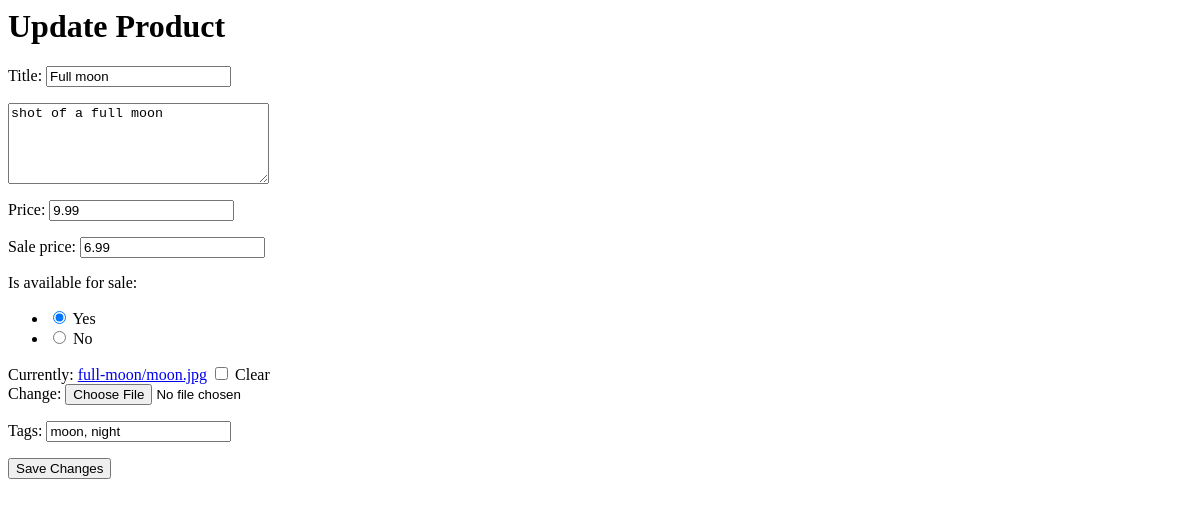
The app's page /seller/products/54/edit/ (signed in), older data.
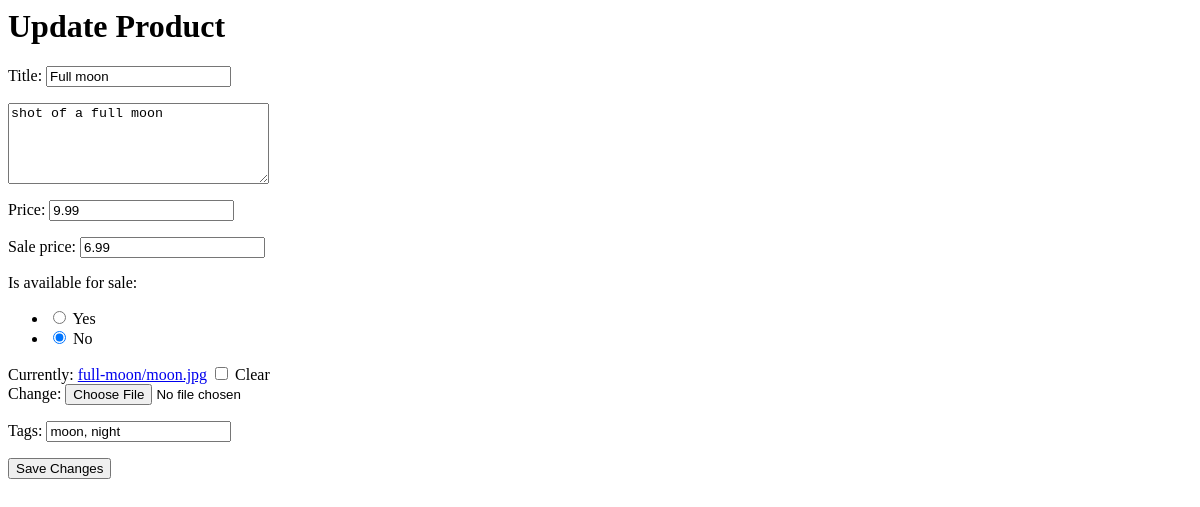
The same page, newer data.
### products/models.py (models this page shows, shortened)
class Product(m.Model):
    seller = m.ForeignKey(SellerAccount)
    title = m.CharField(max_length=30)
    slug = m.SlugField(blank=True, unique=True)
    description = m.TextField(blank=True)
    media = m.ImageField(blank=True, null=True, upload_to=helpers.media_location)
    price = m.DecimalField(max_digits=100, decimal_places=2, default=9.99)
    sale_price = m.DecimalField(max_digits=100, decimal_places=2, default=6.99, null=True, blank=True)
    on_sale = m.BooleanField(default=False)
    is_available = m.BooleanField(default=True)  # is the product available to purchase?

### products/views.py (the view, shortened to what this page needs)
# urls.py: url(r'^(?P<slug>[\w-]+)/edit/$', views.ProductEditView.as_view(), name='edit_slug'),
class ProductEditView(ProductManagerEditMixin, FormVarsMixin, MultiSlugMixin, UpdateView):
    model = Product
    form_class = ProductModelForm
    template_name = 'product_form.html'
    form_title = 'Update Product'
    submit_btn = 'Save Changes'
    def get_initial(self):
        initial = super(ProductEditView, self).get_initial()
        print(initial)
        tags = self.get_object().tag_set.all()
        initial['tags'] = ', '.join([tag.title for tag in tags])
        return initial

### products/forms.py (shortened to what this page needs)
class ProductModelForm(forms.ModelForm):
    tags = forms.CharField(label='Tags', required=False)
    is_available = forms.ChoiceField(label='Is available for sale', widget=forms.RadioSelect,
                                     choices=AVAILABILITY_CHOICES, initial=True)
    description = forms.CharField(label='', required=False, widget=forms.Textarea(
                                          attrs={
                                              'placeholder': 'Description ...',
                                              'cols': '30',
                                              'rows': '5',
                                          }))
    media = forms.FileField(label='', required=False, widget=forms.ClearableFileInput())
    class Meta:
        model = Product
        fields = [
            'title',
            'description',
            'price',
            'sale_price',
            'is_available',
            'media'
        ]
        widgets = {
            'title': forms.TextInput(
                  attrs={'placeholder': 'Product Title'}
            ),
            'price': forms.TextInput(
                attrs={'placeholder': 'Price'}
            ),
        }

### templates/product_form.html (shortened to what this page needs)
<form method="POST" action="">
        <h1>{{ form_title }}</h1>
        {{ form.as_p }}
        {% if submit_btn %}
        <input type="submit" value="{{ submit_btn }}">
        {% endif %}
    </form>

Row changes from the older to the newer data that the page shows:
changed Product "Full moon": is_available "☑ Is available for sale: ☐ No" → "☐ Is available for sale: ☑ No"
